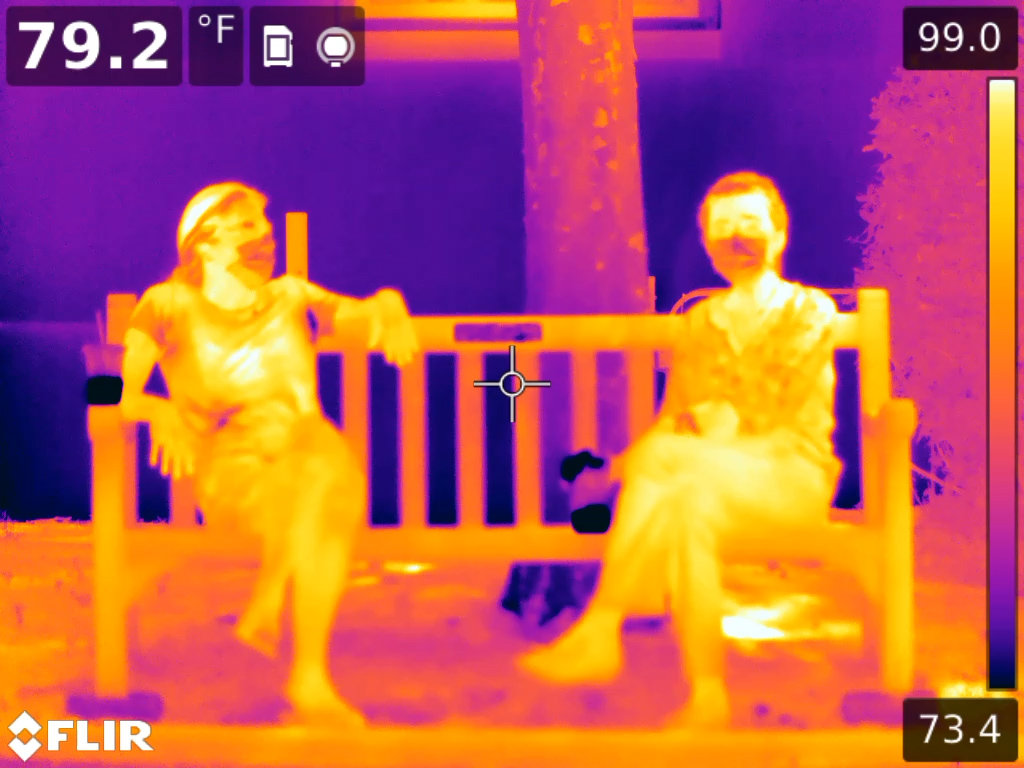
#> input picture ates3.jpg, 1024 x 768 px
$ python deneme.py
#> lines starting #> are read from the running program, lines starting #| are printed output that depends on the picture; after the words box and inside, x2 and y2 are one past the last pixel; in counts of white or black regions, pixels touching at a corner belong together
import cv2
import numpy as np


def add_label(img, text, font_scale=1.0, thickness=2, margin=8):
	color = (255, 255, 255)
	outline = (0, 0, 0)
	org = (margin, 30)
	cv2.putText(img, text, org, cv2.FONT_HERSHEY_SIMPLEX, font_scale, outline, thickness + 2, cv2.LINE_AA)
	cv2.putText(img, text, org, cv2.FONT_HERSHEY_SIMPLEX, font_scale, color, thickness, cv2.LINE_AA)


def ensure_bgr(img):
	"""Return a 3-channel BGR image. If input is single-channel, convert to BGR."""
	if img is None:
		return None
	if len(img.shape) == 2:
		return cv2.cvtColor(img, cv2.COLOR_GRAY2BGR)
	return img


def main(input_filename="ates3.jpg", show_gui=True):
	# startup info removed per user request (no printed library explanations)

	# attempt to read image; if it fails, print error and return
#> called with input_filename = 'ates3.jpg', show_gui = True
	image = cv2.imread(input_filename)
#> image is the input picture: shape (768, 1024, 3); mean B, G, R 87.1, 92.5, 186.9
	if image is None:
		print(f"Error: failed to read image '{input_filename}'")
		return

	# Blurred (color) for display and blurred grayscale for thresholding
	blur_color = cv2.GaussianBlur(image, (35, 35), 0)
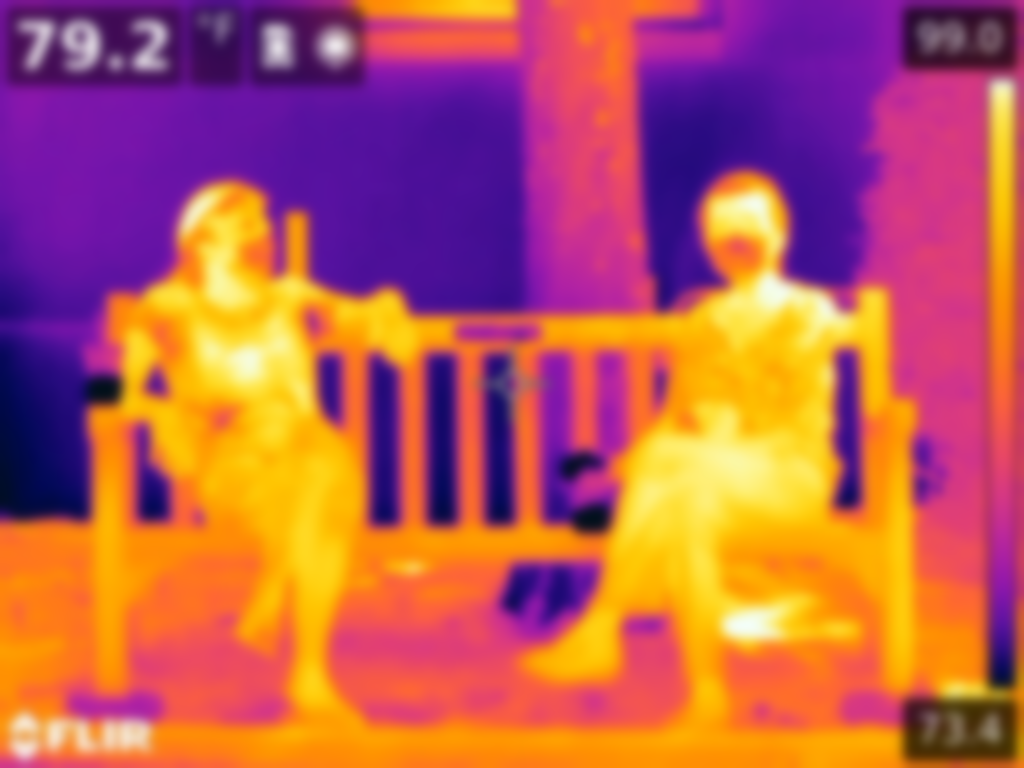
#> blur_color: shape (768, 1024, 3); mean B, G, R 87.1, 92.5, 186.9
	gray = cv2.cvtColor(image, cv2.COLOR_BGR2GRAY)
	gray_blur = cv2.GaussianBlur(gray, (35, 35), 0)
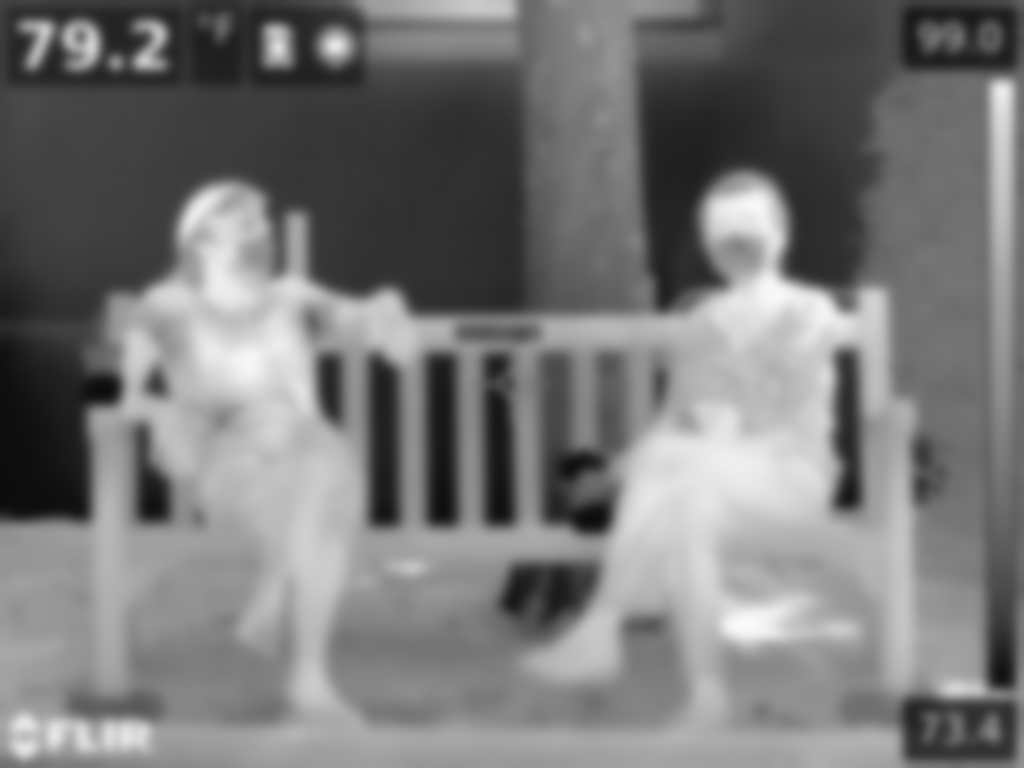
#> gray_blur: shape (768, 1024); min 12, max 250, mean 120.1

	# Thresholds (use gray inputs). If you want Otsu, change thresh value to 0 and add +cv2.THRESH_OTSU
	th_blur = cv2.threshold(gray_blur, 180, 255, cv2.THRESH_BINARY)[1]
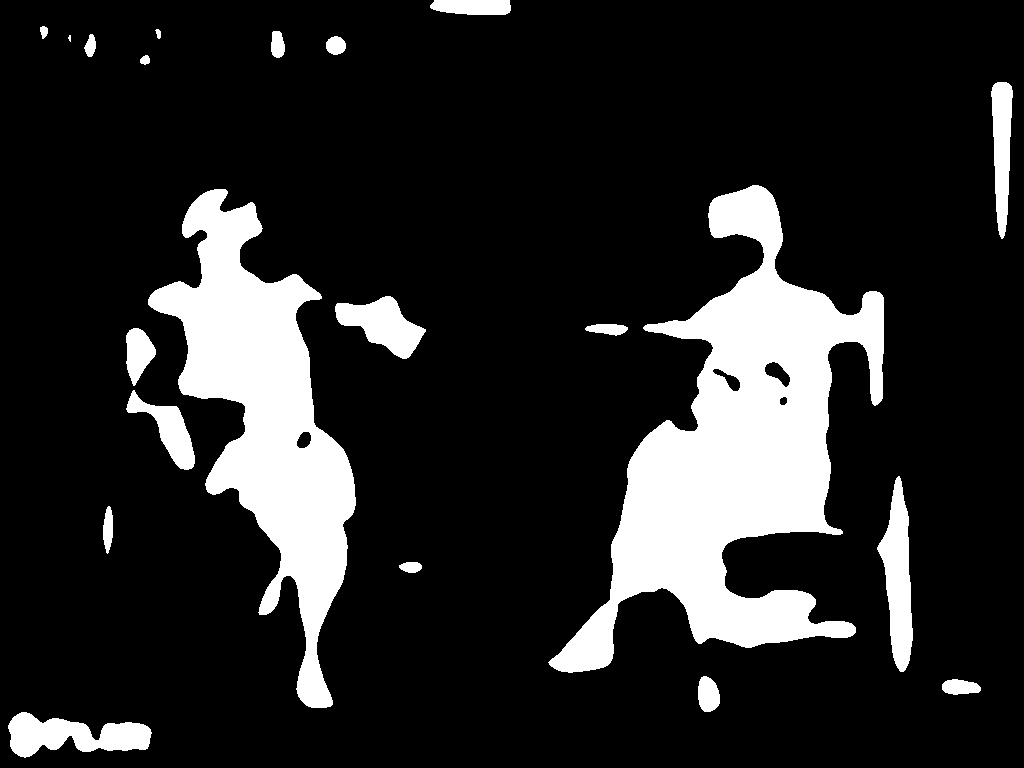
#> th_blur: shape (768, 1024); 15.8% white; 21 white regions (1 under 20 px), largest, box (x1, y1, x2, y2) and area: (548, 185, 884, 673) 62902, (148, 189, 356, 708) 41017, (877, 476, 913, 672) 3930

	# Prepare images for side-by-side display: all must be BGR and same size
	h, w = image.shape[:2]
	display_orig = ensure_bgr(image.copy())
	display_blur = ensure_bgr(blur_color.copy())
	display_th = ensure_bgr(th_blur.copy())

	# --- Fire detection on the threshold result (th_blur) ---
	# Clean small noise with a morphological open, then count bright pixels
	kernel = cv2.getStructuringElement(cv2.MORPH_ELLIPSE, (5, 5))
	mask = cv2.morphologyEx(th_blur, cv2.MORPH_OPEN, kernel)
#> mask: shape (768, 1024); 15.8% white; 20 white regions (1 under 20 px)
	white_count = int(cv2.countNonZero(mask))
#> white_count = 124068
	total_pixels = mask.shape[0] * mask.shape[1]
	white_ratio = white_count / total_pixels
#> white_ratio = 0.158

	# Heuristic: if more than threshold_ratio of pixels are bright, flag as fire
	# You can tune detection_threshold to be more/less sensitive
	detection_threshold = 0.005  # 0.5% of image area by default
	is_fire = white_ratio >= detection_threshold
#> is_fire = True

	# Find contours (blobs) of bright areas to optionally draw boxes
	contours, _ = cv2.findContours(mask, cv2.RETR_EXTERNAL, cv2.CHAIN_APPROX_SIMPLE)
#> contours = 20 contours, 1 with area under 20; largest, box (x1, y1, x2, y2) and area: (549, 185, 884, 673) 62471, (148, 189, 356, 708) 40444, (877, 477, 913, 672) 3726, (8, 712, 151, 758) 3688, (335, 296, 426, 359) 2845
	min_blob_area = 200  # ignore tiny blobs
	boxes = []
	for cnt in contours:
		area = cv2.contourArea(cnt)
		if area >= min_blob_area:
			x, y, bw, bh = cv2.boundingRect(cnt)
			boxes.append((x, y, bw, bh))
#> this loop made 20 passes
#> (area, x, y, bw, bh) on passes 1, 2, 3, 5, 6, 7, 8, 9: (3687.5, 8, 712, 143, 46), (426, 942, 679, 39, 16), (582, 698, 676, 22, 36), (289, 103, 508, 10, 42), (3726.5, 877, 477, 36, 195), (1877.5, 127, 392, 68, 78), (1041.5, 126, 328, 30, 56), (314, 586, 324, 42, 12)
#> after the loop, boxes = 15 items, first 6: (8, 712, 143, 46), (942, 679, 39, 16), (698, 676, 22, 36), (103, 508, 10, 42), (877, 477, 36, 195), (127, 392, 68, 78)

	# Do not draw boxes on the original image (user requested). We'll draw on the fire panel instead.

	# Also visualize the cleaned mask in the threshold display (convert to BGR)
	display_th = ensure_bgr(mask)

	# Create a fire-visualization panel: overlay mask in red on the original
	colored_mask = np.zeros_like(display_orig)
	colored_mask[mask == 255] = (0, 0, 255)  # red overlay for fire regions (BGR)
	display_fire = cv2.addWeighted(display_orig, 0.7, colored_mask, 0.3, 0)
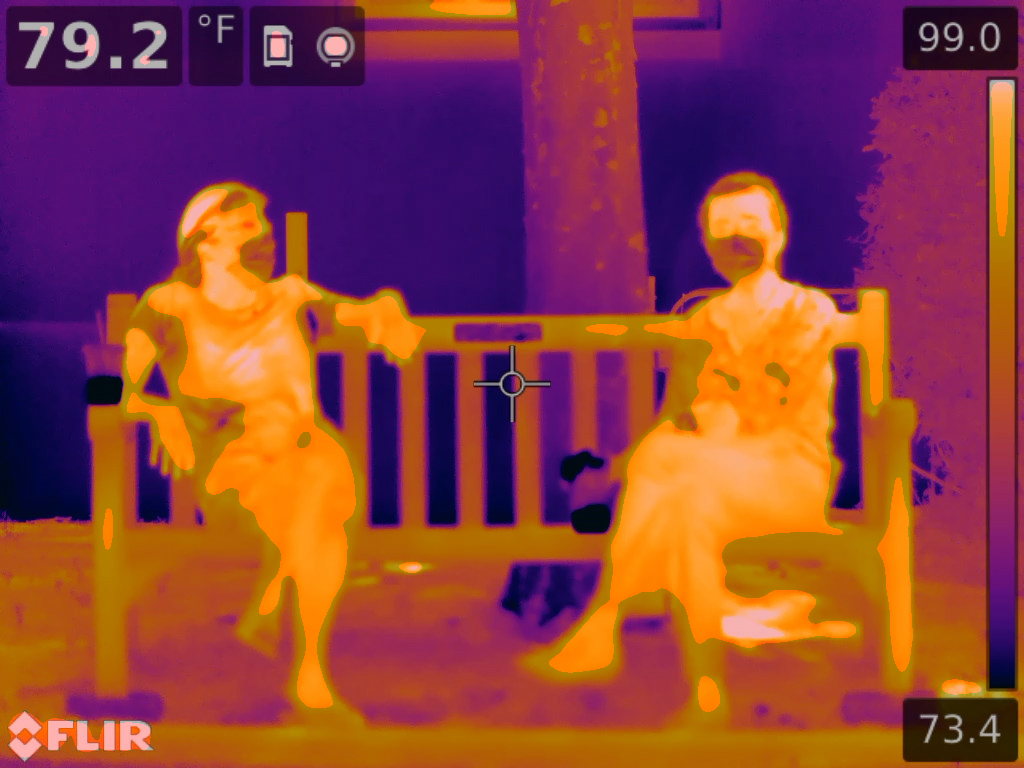
#> display_fire: shape (768, 1024, 3); mean B, G, R 61, 64.7, 142.9

	# Draw detection boxes and label on the fire panel only
	for (x, y, bw, bh) in boxes:
		cv2.rectangle(display_fire, (x, y), (x + bw, y + bh), (0, 0, 255), 2)
		cv2.putText(display_fire, "FIRE or Human", (x, max(y - 6, 10)), cv2.FONT_HERSHEY_SIMPLEX, 0.6, (0, 0, 255), 2, cv2.LINE_AA)
#> this loop made 15 passes
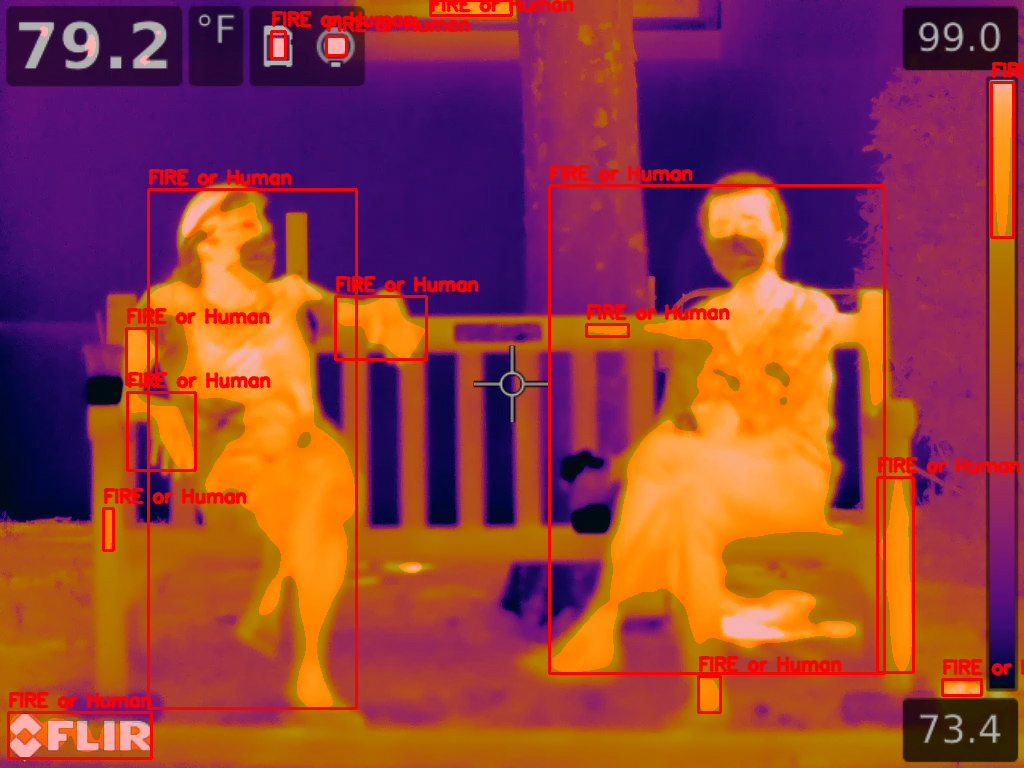
#> display_fire: shape (768, 1024, 3); 4.86% of pixels changed, all inside (x1, y1, x2, y2) = (7, 0, 1024, 760)

	# Print a short summary to console
	print(f"[Detection] bright pixels: {white_count} / {total_pixels} ({white_ratio:.4%}), fire={is_fire}")
#| [Detection] bright pixels: 124068 / 786432 (15.7761%), fire=True

	# Add labels
	add_label(display_orig, "Original")
	add_label(display_blur, "Blurred")
	add_label(display_th, "Threshold")
	add_label(display_fire, "Detected Fire")

	# Concatenate horizontally: Original | Blurred | Threshold | Fire
	combined = np.hstack([display_orig, display_blur, display_th, display_fire])
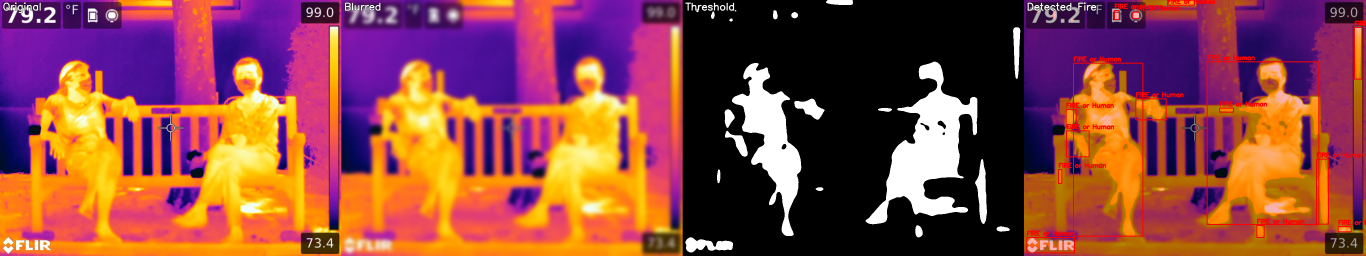
#> combined: shape (768, 4096, 3) (shown at 1/3 size); mean B, G, R 68.6, 72, 140.5

	# Show the combined image in a single window unless disabled
	if show_gui:
		cv2.namedWindow("Process: Original | Blurred | Threshold | Fire", cv2.WINDOW_NORMAL)
		cv2.imshow("Process: Original | Blurred | Threshold | Fire", combined)
		print("Press any key in the image window to exit.")
		cv2.waitKey(0)
		cv2.destroyAllWindows()


if __name__ == "__main__":
	main()

$ run again, with ates2.jpg copied over ates3.jpg
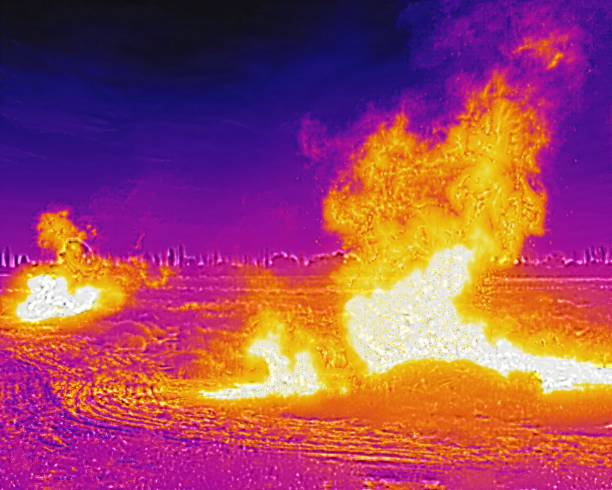
#> input picture ates2.jpg, 612 x 490 px
#> in main, image is the input picture: shape (490, 612, 3); mean B, G, R 96.3, 73.5, 157.7
#> in main, `th_blur = cv2.threshold(gray_blur, 180, 255, cv2.THRESH_BINARY)[1]`:
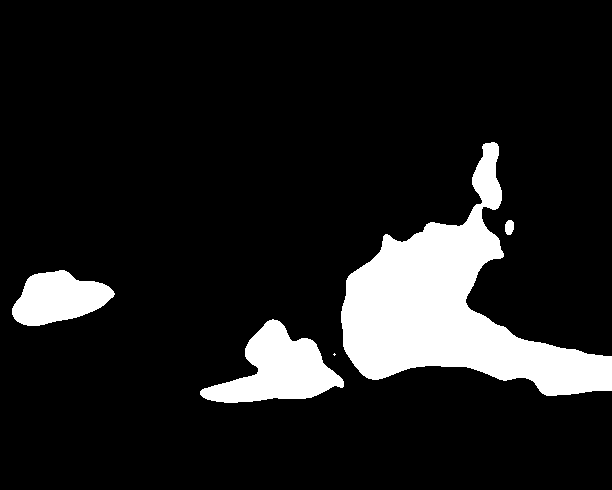
#> th_blur: shape (490, 612); 11.9% white; 5 white regions (1 under 20 px), largest, box (x1, y1, x2, y2) and area: (341, 142, 612, 396) 25641, (200, 319, 344, 403) 6038, (12, 270, 115, 326) 3816, (505, 220, 514, 235) 112
#> mask: shape (490, 612); 11.9% white; 4 white regions
#> white_count = 35598
#> white_ratio = 0.119
#> is_fire = True
#> contours = 4 contours; box (x1, y1, x2, y2) and area: (341, 142, 612, 396) 25164, (200, 319, 344, 403) 5857, (12, 270, 114, 326) 3698, (505, 220, 514, 235) 90
#> the loop in main, `for cnt in contours:` made 4 passes
#> (area, x, y, bw, bh) on passes 1, 2, 4: (5857, 200, 319, 144, 84), (3698.5, 12, 270, 102, 56), (25163.5, 341, 142, 271, 254)
#> after the loop in main, `for cnt in contours:`: boxes = [(200, 319, 144, 84), (12, 270, 102, 56), (341, 142, 271, 254)]
#> the loop in main, `for (x, y, bw, bh) in boxes:` made 3 passes
#| [Detection] bright pixels: 35598 / 299880 (11.8707%), fire=True
#> in main, `combined = np.hstack([display_orig, display_blur, display_th, display_..`:
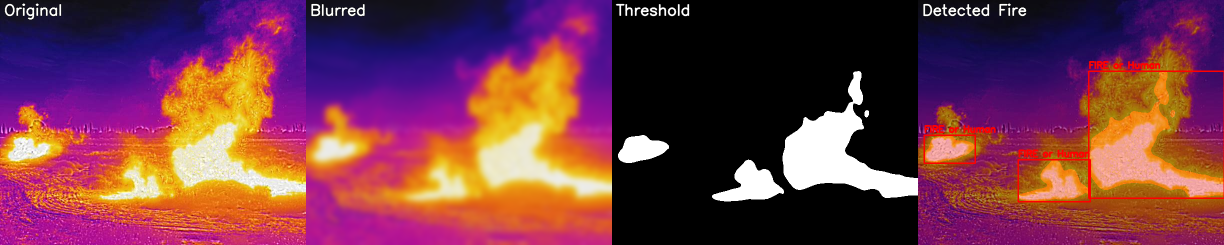
#> combined: shape (490, 2448, 3) (shown at 1/2 size); mean B, G, R 73.2, 57.7, 118

$ run again, with ates.jpg copied over ates3.jpg
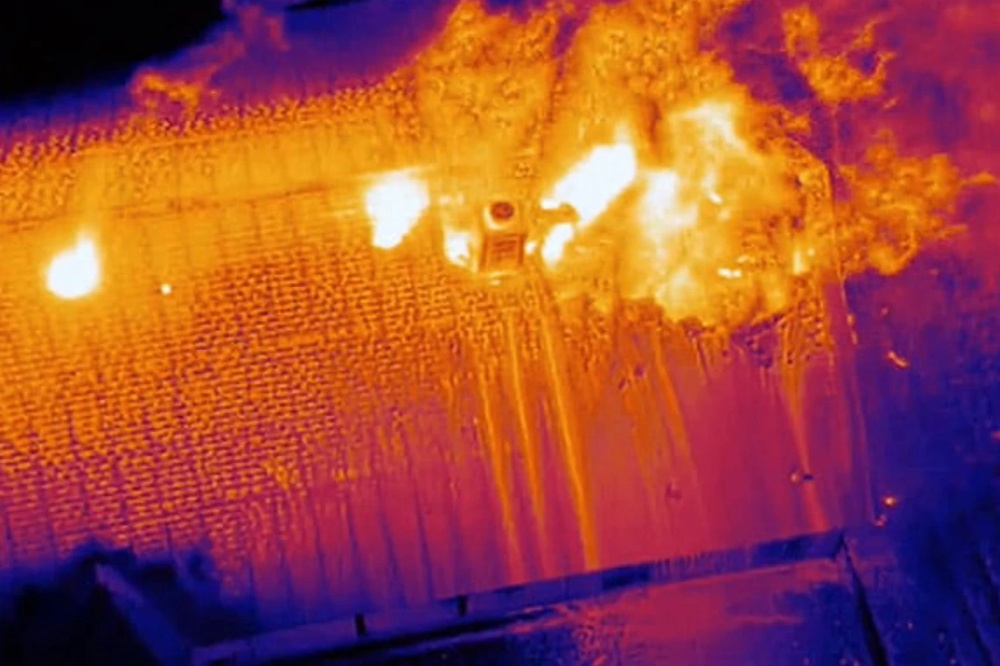
#> input picture ates.jpg, 1000 x 666 px, shrunk from 1357 x 904 before the run
#> in main, image is the input picture: shape (666, 1000, 3); mean B, G, R 59.6, 73.6, 160.1
#> in main, `th_blur = cv2.threshold(gray_blur, 180, 255, cv2.THRESH_BINARY)[1]`:
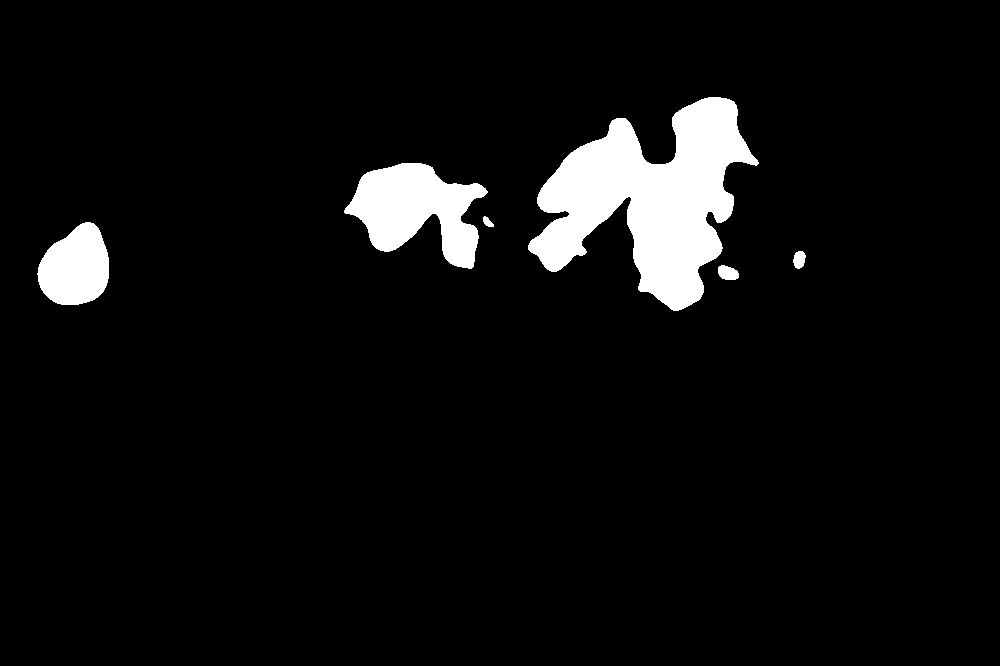
#> th_blur: shape (666, 1000); 5.7% white; 6 white regions, box (x1, y1, x2, y2) and area: (528, 97, 759, 311) 24629, (344, 163, 488, 269) 8513, (37, 222, 109, 305) 4408, (718, 265, 739, 280) 243, (793, 251, 806, 269) 176, (483, 216, 494, 227) 74
#> mask: shape (666, 1000); 5.7% white; 6 white regions
#> white_count = 38012
#> white_ratio = 0.0571
#> is_fire = True
#> contours = 6 contours; box (x1, y1, x2, y2) and area: (528, 97, 758, 311) 24156, (344, 163, 487, 269) 8286, (38, 222, 109, 305) 4296, (718, 265, 739, 280) 214, (793, 251, 806, 269) 152, (483, 216, 493, 227) 54
#> the loop in main, `for cnt in contours:` made 6 passes
#> (area, x, y, bw, bh) on passes 1, 3, 5, 6: (214, 718, 265, 21, 15), (4296, 38, 222, 71, 83), (8286.5, 344, 163, 143, 106), (24155.5, 528, 97, 230, 214)
#> after the loop in main, `for cnt in contours:`: boxes = [(718, 265, 21, 15), (38, 222, 71, 83), (344, 163, 143, 106), (528, 97, 230, 214)]
#> the loop in main, `for (x, y, bw, bh) in boxes:` made 4 passes
#| [Detection] bright pixels: 38012 / 666000 (5.7075%), fire=True
#> in main, `combined = np.hstack([display_orig, display_blur, display_th, display_..`:
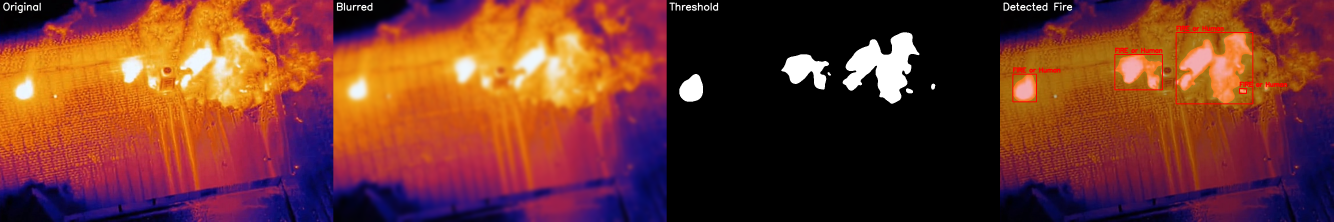
#> combined: shape (666, 4000, 3) (shown at 1/3 size); mean B, G, R 44.3, 53.5, 113.6
